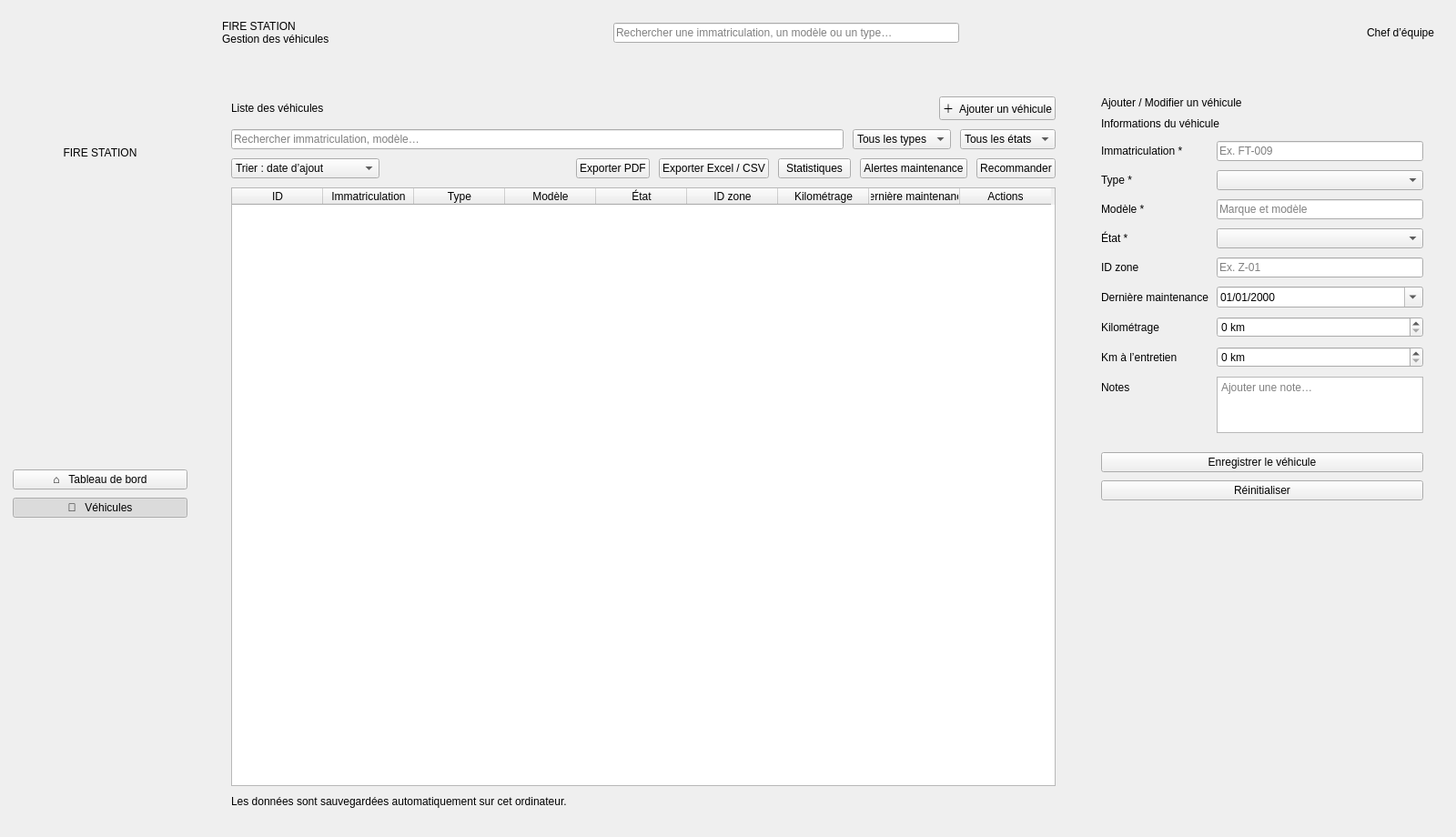
<?xml version="1.0" encoding="UTF-8"?>
<ui version="4.0">
 <class>VehicleWindow</class>
 <widget class="QMainWindow" name="VehicleWindow">
  <property name="geometry"><rect><x>0</x><y>0</y><width>1600</width><height>920</height></rect></property>
  <property name="minimumSize"><size><width>1180</width><height>720</height></size></property>
  <property name="windowTitle"><string>Fire Station — Gestion des véhicules</string></property>
  <widget class="QWidget" name="centralwidget">
   <layout class="QHBoxLayout" name="rootLayout"><property name="spacing"><number>0</number></property><property name="leftMargin"><number>0</number></property><property name="topMargin"><number>0</number></property><property name="rightMargin"><number>0</number></property><property name="bottomMargin"><number>0</number></property>
    <item>
     <widget class="QFrame" name="sidebar">
      <property name="minimumSize"><size><width>220</width><height>0</height></size></property><property name="maximumSize"><size><width>220</width><height>16777215</height></size></property>
      <layout class="QVBoxLayout" name="sidebarLayout"><property name="leftMargin"><number>14</number></property><property name="topMargin"><number>20</number></property><property name="rightMargin"><number>14</number></property><property name="bottomMargin"><number>20</number></property><property name="spacing"><number>9</number></property>
       <item alignment="Qt::AlignHCenter"><widget class="QLabel" name="logoLabel"><property name="minimumSize"><size><width>132</width><height>132</height></size></property><property name="maximumSize"><size><width>132</width><height>132</height></size></property><property name="pixmap"><pixmap resource="vehicle_resources.qrc">:/images/logo.png</pixmap></property><property name="scaledContents"><bool>true</bool></property><property name="alignment"><set>Qt::AlignCenter</set></property></widget></item>
       <item><widget class="QLabel" name="brandLabel"><property name="text"><string>FIRE STATION</string></property><property name="alignment"><set>Qt::AlignCenter</set></property></widget></item>
       <item><spacer name="brandSpacer"><property name="orientation"><enum>Qt::Orientation::Vertical</enum></property><property name="sizeHint" stdset="0"><size><width>20</width><height>20</height></size></property></spacer></item>
       <item><widget class="QPushButton" name="dashboardButton"><property name="text"><string>⌂   Tableau de bord</string></property><property name="checkable"><bool>true</bool></property></widget></item>
       <item><widget class="QPushButton" name="vehiclesButton"><property name="text"><string>🚒   Véhicules</string></property><property name="checkable"><bool>true</bool></property><property name="checked"><bool>true</bool></property></widget></item>
       <item><spacer name="sidebarStretch"><property name="orientation"><enum>Qt::Orientation::Vertical</enum></property><property name="sizeHint" stdset="0"><size><width>20</width><height>40</height></size></property></spacer></item>
      </layout>
     </widget>
    </item>
    <item>
     <layout class="QVBoxLayout" name="contentLayout"><property name="spacing"><number>0</number></property><property name="leftMargin"><number>0</number></property><property name="topMargin"><number>0</number></property><property name="rightMargin"><number>0</number></property><property name="bottomMargin"><number>0</number></property>
      <item><widget class="QFrame" name="topbar"><property name="minimumSize"><size><width>0</width><height>72</height></size></property><property name="maximumSize"><size><width>16777215</width><height>72</height></size></property><layout class="QHBoxLayout" name="topbarLayout"><property name="leftMargin"><number>24</number></property><property name="topMargin"><number>10</number></property><property name="rightMargin"><number>24</number></property><property name="bottomMargin"><number>10</number></property>
       <item><widget class="QLabel" name="topTitle"><property name="text"><string>FIRE STATION
Gestion des véhicules</string></property></widget></item>
       <item><spacer name="topSpacer"><property name="orientation"><enum>Qt::Orientation::Horizontal</enum></property><property name="sizeHint" stdset="0"><size><width>40</width><height>20</height></size></property></spacer></item>
       <item><widget class="QLineEdit" name="globalSearch"><property name="minimumSize"><size><width>380</width><height>0</height></size></property><property name="placeholderText"><string>Rechercher une immatriculation, un modèle ou un type…</string></property></widget></item>
       <item><spacer name="topSpacer2"><property name="orientation"><enum>Qt::Orientation::Horizontal</enum></property><property name="sizeHint" stdset="0"><size><width>22</width><height>20</height></size></property></spacer></item>
       <item><widget class="QToolButton" name="notificationsButton"><property name="minimumSize"><size><width>42</width><height>42</height></size></property><property name="toolTip"><string>Alertes de maintenance</string></property><property name="icon"><iconset resource="vehicle_resources.qrc">:/icons/bell_badge.svg</iconset></property><property name="iconSize"><size><width>28</width><height>28</height></size></property><property name="autoRaise"><bool>true</bool></property></widget></item>
       <item><widget class="QToolButton" name="calendarButton"><property name="minimumSize"><size><width>42</width><height>42</height></size></property><property name="toolTip"><string>Voir les véhicules à entretenir</string></property><property name="icon"><iconset resource="vehicle_resources.qrc">:/icons/calendar.png</iconset></property><property name="iconSize"><size><width>24</width><height>24</height></size></property><property name="autoRaise"><bool>true</bool></property></widget></item>
       <item><widget class="QLabel" name="avatarLabel"><property name="minimumSize"><size><width>34</width><height>34</height></size></property><property name="maximumSize"><size><width>34</width><height>34</height></size></property><property name="pixmap"><pixmap resource="vehicle_resources.qrc">:/icons/avatar.png</pixmap></property><property name="scaledContents"><bool>true</bool></property></widget></item>
       <item><widget class="QLabel" name="profileLabel"><property name="text"><string>Chef d’équipe</string></property></widget></item>
      </layout></widget></item>
      <item><widget class="QStackedWidget" name="stackedWidget"><property name="currentIndex"><number>1</number></property>
       <widget class="QWidget" name="dashboardPage"><layout class="QVBoxLayout" name="dashboardLayout"><property name="leftMargin"><number>24</number></property><property name="topMargin"><number>24</number></property><property name="rightMargin"><number>24</number></property><property name="bottomMargin"><number>24</number></property>
        <item><widget class="QLabel" name="dashboardHeading"><property name="text"><string>Tableau de bord</string></property></widget></item>
        <item><widget class="QLabel" name="dashboardSubtitle"><property name="text"><string>Vue d’ensemble de la flotte de véhicules</string></property></widget></item>
        <item><layout class="QHBoxLayout" name="summaryCards"><item><widget class="QFrame" name="totalCard"><layout class="QVBoxLayout" name="totalCardLayout"><item><widget class="QLabel" name="totalCaption"><property name="text"><string>Véhicules enregistrés</string></property></widget></item><item><widget class="QLabel" name="totalValue"><property name="text"><string>0</string></property></widget></item></layout></widget></item><item><widget class="QFrame" name="availableCard"><layout class="QVBoxLayout" name="availableCardLayout"><item><widget class="QLabel" name="availableCaption"><property name="text"><string>Disponibles</string></property></widget></item><item><widget class="QLabel" name="availableValue"><property name="text"><string>0</string></property></widget></item></layout></widget></item><item><widget class="QFrame" name="maintenanceCard"><layout class="QVBoxLayout" name="maintenanceCardLayout"><item><widget class="QLabel" name="maintenanceCaption"><property name="text"><string>À contrôler</string></property></widget></item><item><widget class="QLabel" name="maintenanceValue"><property name="text"><string>0</string></property></widget></item></layout></widget></item></layout></item>
        <item><widget class="QPushButton" name="dashboardVehiclesButton"><property name="text"><string>Ouvrir la gestion des véhicules</string></property></widget></item>
        <item><spacer name="dashboardStretch"><property name="orientation"><enum>Qt::Orientation::Vertical</enum></property><property name="sizeHint" stdset="0"><size><width>20</width><height>40</height></size></property></spacer></item>
       </layout></widget>
       <widget class="QWidget" name="vehiclesPage"><layout class="QHBoxLayout" name="vehiclesLayout"><property name="leftMargin"><number>18</number></property><property name="topMargin"><number>18</number></property><property name="rightMargin"><number>18</number></property><property name="bottomMargin"><number>18</number></property><property name="spacing"><number>16</number></property>
        <item><widget class="QFrame" name="listCard"><layout class="QVBoxLayout" name="listLayout"><property name="leftMargin"><number>16</number></property><property name="topMargin"><number>16</number></property><property name="rightMargin"><number>16</number></property><property name="bottomMargin"><number>14</number></property><property name="spacing"><number>10</number></property>
         <item><layout class="QHBoxLayout" name="listHeading"><item><widget class="QLabel" name="listTitle"><property name="text"><string>Liste des véhicules</string></property></widget></item><item><spacer name="headingSpacer"><property name="orientation"><enum>Qt::Orientation::Horizontal</enum></property><property name="sizeHint" stdset="0"><size><width>30</width><height>20</height></size></property></spacer></item><item><widget class="QPushButton" name="addVehicleButton"><property name="text"><string>＋  Ajouter un véhicule</string></property></widget></item></layout></item>
         <item><layout class="QHBoxLayout" name="filterLayout"><item><widget class="QLineEdit" name="searchEdit"><property name="placeholderText"><string>Rechercher immatriculation, modèle…</string></property></widget></item><item><widget class="QComboBox" name="typeFilter"><item><property name="text"><string>Tous les types</string></property></item></widget></item><item><widget class="QComboBox" name="statusFilter"><item><property name="text"><string>Tous les états</string></property></item></widget></item></layout></item>
         <item><layout class="QHBoxLayout" name="toolsLayout"><item><widget class="QComboBox" name="sortCombo"><item><property name="text"><string>Trier : date d’ajout</string></property></item><item><property name="text"><string>Kilométrage croissant</string></property></item><item><property name="text"><string>Kilométrage décroissant</string></property></item><item><property name="text"><string>État</string></property></item><item><property name="text"><string>Immatriculation</string></property></item></widget></item><item><spacer name="toolsSpacer"><property name="orientation"><enum>Qt::Orientation::Horizontal</enum></property><property name="sizeHint" stdset="0"><size><width>20</width><height>20</height></size></property></spacer></item><item><widget class="QPushButton" name="exportPdfButton"><property name="text"><string>Exporter PDF</string></property></widget></item><item><widget class="QPushButton" name="exportCsvButton"><property name="text"><string>Exporter Excel / CSV</string></property></widget></item><item><widget class="QPushButton" name="statisticsButton"><property name="text"><string>Statistiques</string></property></widget></item><item><widget class="QPushButton" name="maintenanceAlertsButton"><property name="text"><string>Alertes maintenance</string></property></widget></item><item><widget class="QPushButton" name="recommendButton"><property name="text"><string>Recommander</string></property></widget></item></layout></item>
         <item><widget class="QTableWidget" name="vehicleTable"><property name="columnCount"><number>9</number></property><property name="rowCount"><number>0</number></property><column><property name="text"><string>ID</string></property></column><column><property name="text"><string>Immatriculation</string></property></column><column><property name="text"><string>Type</string></property></column><column><property name="text"><string>Modèle</string></property></column><column><property name="text"><string>État</string></property></column><column><property name="text"><string>ID zone</string></property></column><column><property name="text"><string>Kilométrage</string></property></column><column><property name="text"><string>Dernière maintenance</string></property></column><column><property name="text"><string>Actions</string></property></column></widget></item>
         <item><widget class="QLabel" name="storageHint"><property name="text"><string>Les données sont sauvegardées automatiquement sur cet ordinateur.</string></property></widget></item>
        </layout></widget></item>
        <item><widget class="QFrame" name="formCard"><property name="minimumSize"><size><width>330</width><height>0</height></size></property><property name="maximumSize"><size><width>390</width><height>16777215</height></size></property><layout class="QVBoxLayout" name="formLayout"><property name="leftMargin"><number>18</number></property><property name="topMargin"><number>16</number></property><property name="rightMargin"><number>18</number></property><property name="bottomMargin"><number>16</number></property><property name="spacing"><number>9</number></property>
         <item><widget class="QLabel" name="formTitle"><property name="text"><string>Ajouter / Modifier un véhicule</string></property></widget></item><item><widget class="QLabel" name="formSubtitle"><property name="text"><string>Informations du véhicule</string></property></widget></item>
         <item><layout class="QFormLayout" name="vehicleForm"><property name="verticalSpacing"><number>7</number></property><item row="0" column="0"><widget class="QLabel" name="plateLabel"><property name="text"><string>Immatriculation *</string></property></widget></item><item row="0" column="1"><widget class="QLineEdit" name="plate"><property name="placeholderText"><string>Ex. FT-009</string></property></widget></item><item row="1" column="0"><widget class="QLabel" name="typeLabel"><property name="text"><string>Type *</string></property></widget></item><item row="1" column="1"><widget class="QComboBox" name="type"/></item><item row="2" column="0"><widget class="QLabel" name="modelLabel"><property name="text"><string>Modèle *</string></property></widget></item><item row="2" column="1"><widget class="QLineEdit" name="model"><property name="placeholderText"><string>Marque et modèle</string></property></widget></item><item row="3" column="0"><widget class="QLabel" name="statusLabel"><property name="text"><string>État *</string></property></widget></item><item row="3" column="1"><widget class="QComboBox" name="status"/></item><item row="4" column="0"><widget class="QLabel" name="zoneLabel"><property name="text"><string>ID zone</string></property></widget></item><item row="4" column="1"><widget class="QLineEdit" name="zone"><property name="placeholderText"><string>Ex. Z-01</string></property></widget></item><item row="5" column="0"><widget class="QLabel" name="dateLabel"><property name="text"><string>Dernière maintenance</string></property></widget></item><item row="5" column="1"><widget class="QDateEdit" name="maintenanceDate"><property name="calendarPopup"><bool>true</bool></property><property name="displayFormat"><string>dd/MM/yyyy</string></property></widget></item><item row="6" column="0"><widget class="QLabel" name="mileageLabel"><property name="text"><string>Kilométrage</string></property></widget></item><item row="6" column="1"><widget class="QSpinBox" name="mileage"><property name="maximum"><number>2000000</number></property><property name="suffix"><string> km</string></property></widget></item><item row="7" column="0"><widget class="QLabel" name="maintenanceMileageLabel"><property name="text"><string>Km à l’entretien</string></property></widget></item><item row="7" column="1"><widget class="QSpinBox" name="maintenanceMileage"><property name="maximum"><number>2000000</number></property><property name="suffix"><string> km</string></property></widget></item><item row="8" column="0"><widget class="QLabel" name="notesLabel"><property name="text"><string>Notes</string></property></widget></item><item row="8" column="1"><widget class="QTextEdit" name="notes"><property name="maximumSize"><size><width>16777215</width><height>62</height></size></property><property name="placeholderText"><string>Ajouter une note…</string></property></widget></item></layout></item>
         <item><widget class="QPushButton" name="saveVehicle"><property name="text"><string>Enregistrer le véhicule</string></property></widget></item><item><widget class="QPushButton" name="resetVehicle"><property name="text"><string>Réinitialiser</string></property></widget></item><item><spacer name="formStretch"><property name="orientation"><enum>Qt::Orientation::Vertical</enum></property><property name="sizeHint" stdset="0"><size><width>20</width><height>30</height></size></property></spacer></item>
        </layout></widget></item>
       </layout></widget>
      </widget></item>
     </layout>
    </item>
   </layout>
  </widget>
 </widget>
 <resources><include location="vehicle_resources.qrc"/></resources>
 <connections/>
</ui>
